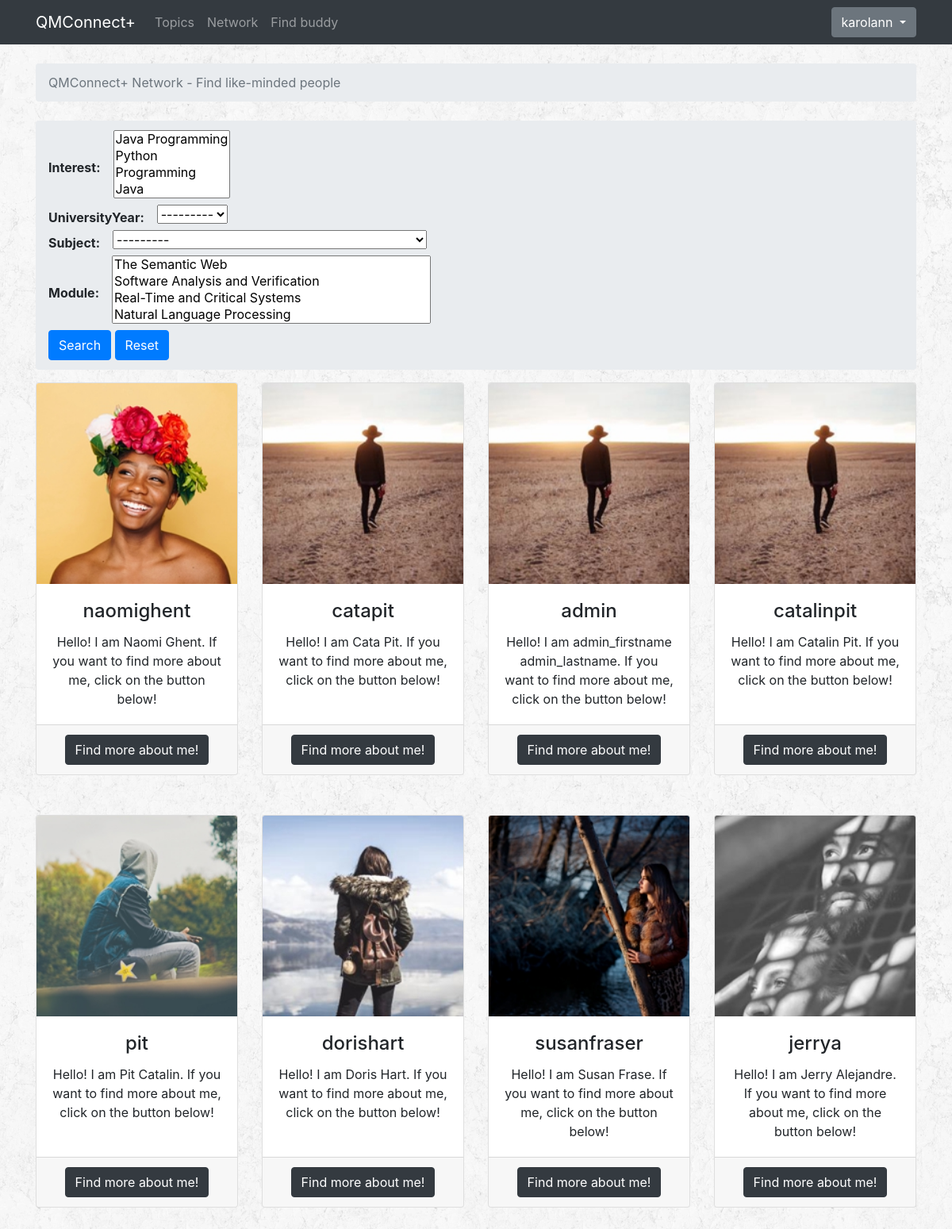
The app's page /network/ (signed in) with its own data.
### accounts/models.py (models this page shows)
class Profile(models.Model):
    YEAR = (
        ('1', '1st year'),
        ('2', '2nd year'),
        ('3', '3rd year'),
    )
    SUBJECT = (
        ('BCS', 'BSc Computer Science'),
        ('BCSM', 'BSc Computer Science and Mathematics'),
        ('BCSIE', 'BSc Computer Science with Industrial Experience'),
        ('BCSWM', 'BSc Computer Science with Management (ITMB)'),
    )
    user = models.OneToOneField(User, on_delete=models.CASCADE)
    dob = models.DateField(auto_now=False, auto_now_add=False)
    image = models.ImageField(upload_to='profile_images', default='')
    universityYear = models.CharField(choices=YEAR, max_length=1, default='')
    subject = models.CharField(choices=SUBJECT, max_length=5, default='')
    module = models.ManyToManyField(Module)
    interest = models.ManyToManyField(Interest)
    message = models.ManyToManyField('self', blank=True, symmetrical=False, through="Message")
    def __str__(self):
        return self.user.username

### accounts/views.py (the view)
# urls.py: path('network/', accounts_views.network, name='network'),
@login_required
def network(request):
    profiles = Profile.objects.all().exclude(user_id=request.user.id)
    user_filter = ProfileFilter(request.GET, queryset=profiles)
    return render(request, 'network.html', {'user_filter': user_filter})

### accounts/models.py (called while the page is built)
    def __str__(self):
        return self.name

    def __str__(self):
        return self.name

### templates/network.html (shortened to what this page needs)
{% extends 'base.html' %}
{% load widget_tweaks %}
{% block breadcrumb %}
<li class="breadcrumb-item active">QMConnect+ Network - Find like-minded people</li>
{% endblock %}
{% block content %}
<nav aria-label="breadcrumb">
      <ol class="breadcrumb">
        <li class="breadcrumb-item" aria-current="page">
          <form id="formFiltering" method="get">
            {% for field in user_filter.form %}
              <div class="form-inline">
                <strong><label for="{{ field.id_for_label }}"> {{ field.label_tag }} </label></strong>
                {{ field|add_class:'mx-sm-3 mb-2' }}
              </div>
            {% endfor %}
            <button class="btn btn-primary" type="submit" id="submitFiltering">Search</button>
            <a class="btn btn-primary" href="{% url 'qa:network' %}">Reset</a>
          </form>
      </nav>
<div class="row text-center">
  {% for profile in user_filter.qs %}
  <div class="col-3 bottom-padding">
    <div class="card h-100">
      <img class="card-img-top" src="/profile_images/{{ profile.image }}" alt="User profile picture">
      <div class="card-body">
        <h4 class="card-title">{{ profile }}</h4>
        <p class="card-text">
          Hello! I am {{ profile.user.get_full_name }}.
          If you want to find more about me, click on the button below!
        </p>
      </div>
      <div class="card-footer">
          <a class="btn btn-dark" href="{% url 'qa:profile' profile.user.id %}">Find more about me!</a>
      </div>
    </div>
  </div>
  {% endfor %}
</div>
{% endblock content %}

### templates/base.html (shortened to what this page needs)
{% load static %}
<!DOCTYPE html>
<html>
<head>
  <link rel="stylesheet" href="{% static 'css/bootstrap.min.css' %}">
  <link rel="stylesheet" href="{% static 'css/style.css' %}">
</head>
<body>
  {% block body %}
  <nav class="navbar navbar-expand-lg navbar-dark bg-dark">
    <div class="container">
      <a class="navbar-brand" href="{% url 'qa:latest' %}">QMConnect+</a>
      <div class="collapse navbar-collapse" id="mainMenu">
        <ul class="navbar-nav mr-auto">
          <li class="nav-item">
            <a class="nav-link" href="{% url 'qa:home' %}">Topics</a>
          </li>
          <li class="nav-item">
            <a class="nav-link" href="{% url 'qa:network' %}">Network</a>
          </li>
          {% if user.is_authenticated %}
            <li class="nav-item">
              <a class="nav-link" href="{% url 'qa:studybuddy' %}">Find buddy</a>
            </li>
          {% endif %}
        </ul>
        {% if user.is_authenticated %}
        <ul class="navbar-nav ml-auto">
          <li class="nav-item dropdown">
            <a class="btn btn-secondary dropdown-toggle" href="#" id="userMenu" data-toggle="dropdown" aria-haspopup="true" aria-expanded="false"> {{ request.user }} </a>
          </li>
        </ul>
        {% else %}
        <form class="form-inline ml-auto">
          <a href="{% url 'login' %}" class="btn btn-outline-secondary">Log in</a>
          <a href="{% url 'register' %}" class="btn btn-primary ml-2">Register</a>
        </form>
        {% endif %}
      </div>
    </div>
  </nav>
  <div class="container">
    <ol class="breadcrumb my-4">
      {% block breadcrumb %}
      {% endblock %}
    </ol>
    {% block content %}
    {% endblock %}
  </div>
  {% endblock body %}
</body>
</html>

### static/css/style.css (style rules this page uses)
body { background-image: url(../images/rockywall.png); }
.bottom-padding { padding-bottom: 50px; }

### records on screen
Profile: image (picture), user.username "naomighent", user.get_full_name "Naomi Ghent"
Profile: image (picture), user.username "catapit", user.get_full_name "Cata Pit"
Profile: image (picture), user.username "admin", user.get_full_name "admin_firstname admin_lastname"
Profile: image (picture), user.username "catalinpit", user.get_full_name "Catalin Pit"
Profile: image (picture), user.username "pit", user.get_full_name "Pit Catalin"
Profile: image (picture), user.username "dorishart", user.get_full_name "Doris Hart"
Profile: image (picture), user.username "susanfraser", user.get_full_name "Susan Frase"
Profile: image (picture), user.username "jerrya", user.get_full_name "Jerry Alejandre"

### other values on screen
{{ request.user }} "karolann"
{{ field.label_tag }} "Interest:" "UniversityYear:" "Subject:" "Module:"
